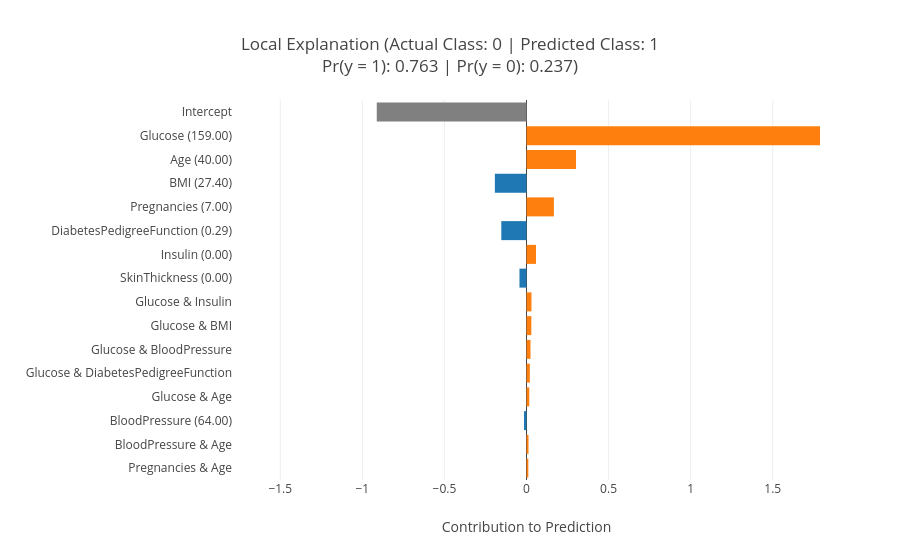
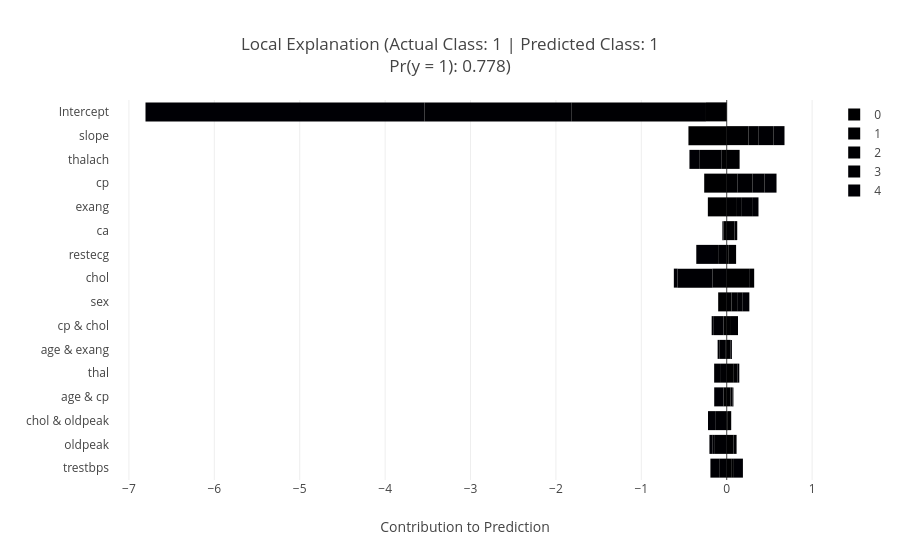
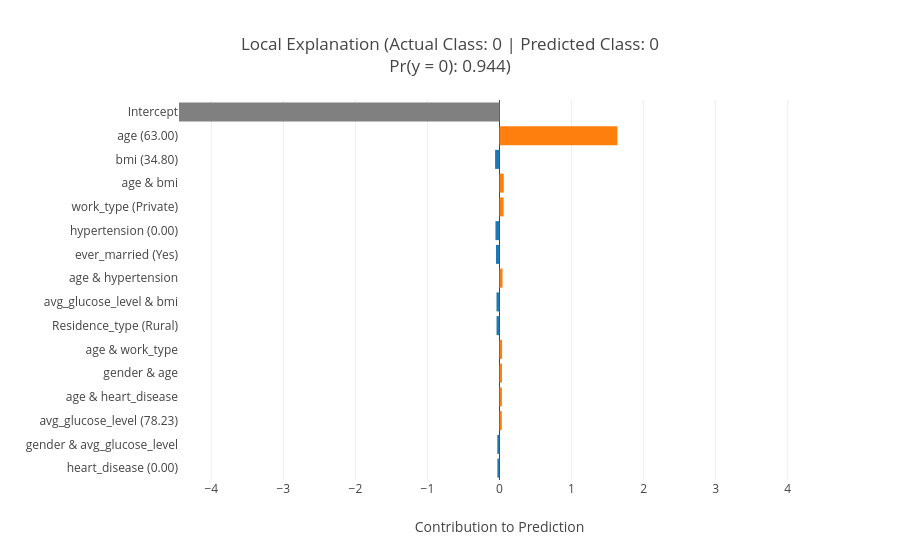

Notebook code cell kept with these figures, in order:
### Code cell
from interpret import show

print("🎯 Generating Local Explanation plots (Individual Diagnostic Reason)...")
print("-" * 60)

for name, model in trained_models.items():
    # 1. Prepare the data for a single patient (First row of test set)
    X_test = split_data[name]['X_test']
    y_test = split_data[name]['y_test']
    
    # We take the first instance [0] as an example
    # You can change '0' to any index to see different patients
    sample_idx = 0
    X_instance = X_test.iloc[[sample_idx]]
    y_instance = y_test.iloc[[sample_idx]]
    
    # 2. Generate the Local Explanation object
    ebm_local = model.explain_local(X_instance, y_instance, name=f"{name} Case Analysis")
    
    # 3. DIRECT VISUALIZATION (This creates the chart in your image)
    # visualize(0) means show the plot for the first (and only) person in this subset
    print(f"🏥 Dataset: {name} | Analyzing Patient #{sample_idx}")
    
    # This line renders the bar chart directly in your Jupyter cell
    ebm_local.visualize(0).show()
    
    print("-" * 60)

print("✅ All local case diagnostic charts have been generated.")

### Figure 1 — Plotly figure (JSON) as saved in the notebook; plotly's stock layout.template omitted (floating-point values rounded to 4 significant figures)
{"data": [{"marker": {"color": ["#ff7f0e", "#ff7f0e", "#1f77b4", "#ff7f0e", "#ff7f0e", "#ff7f0e", "#ff7f0e", "#ff7f0e", "#1f77b4", "#ff7f0e", "#1f77b4", "#ff7f0e", "#1f77b4", "#ff7f0e", "#ff7f0e", "#808080"]}, "orientation": "h", "type": "bar", "x": [0.01122, 0.01227, -0.01535, 0.01701, 0.02031, 0.02434, 0.02957, 0.03047, -0.04284, 0.05801, -0.1535, 0.1668, -0.1927, 0.3017, 1.788, -0.9122], "y": ["Pregnancies & Age", "BloodPressure & Age", "BloodPressure (64.00)", "Glucose & Age", "Glucose & DiabetesPedigreeFunction", "Glucose & BloodPressure", "Glucose & BMI", "Glucose & Insulin", "SkinThickness (0.00)", "Insulin (0.00)", "DiabetesPedigreeFunction (0.29)", "Pregnancies (7.00)", "BMI (27.40)", "Age (40.00)", "Glucose (159.00)", "Intercept"]}], "layout": {"title": {"text": "Local Explanation (Actual Class: 0 | Predicted Class: 1<br />Pr(y = 1): 0.763 | Pr(y = 0): 0.237)"}, "xaxis": {"range": [-1.788, 1.788], "title": {"text": "Contribution to Prediction"}}, "yaxis": {"automargin": true, "dtick": 1, "title": {"text": ""}}}}

### Figure 2 — Plotly figure (JSON) as saved in the notebook; plotly's stock layout.template omitted (floating-point values rounded to 4 significant figures)
{"data": [{"name": "0", "orientation": "h", "type": "bar", "x": [0.05223, 0.07965, 0.01242, -0.03812, 0.08307, -0.01023, -0.03749, -0.09998, 0.2626, 0.02378, -0.03759, -0.221, -0.2636, -0.0585, -0.4482, 0], "y": ["trestbps", "oldpeak", "chol & oldpeak", "age & cp", "thal", "age & exang", "cp & chol", "sex", "chol", "restecg", "ca", "exang", "cp", "thalach", "slope", ["Intercept"]]}, {"name": "1", "orientation": "h", "type": "bar", "x": [0.03173, 0.03601, 0.04019, 0.04326, 0.04492, 0.04591, 0.04984, 0.05589, 0.05902, 0.08609, 0.0916, 0.1198, 0.1281, 0.151, 0.2543, -0.2429], "y": ["trestbps", "oldpeak", "chol & oldpeak", "age & cp", "thal", "age & exang", "cp & chol", "sex", "chol", "restecg", "ca", "exang", "cp", "thalach", "slope", ["Intercept"]]}, {"name": "2", "orientation": "h", "type": "bar", "x": [-0.08798, -0.1388, -0.02017, 0.023, -0.06776, -0.07183, 0.08218, 0.06622, -0.1669, -0.09207, 0.03163, 0.04909, 0.1744, -0.1374, 0.1152, -1.577], "y": ["trestbps", "oldpeak", "chol & oldpeak", "age & cp", "thal", "age & exang", "cp & chol", "sex", "chol", "restecg", "ca", "exang", "cp", "thalach", "slope", ["Intercept"]]}, {"name": "3", "orientation": "h", "type": "bar", "x": [-0.1029, -0.0302, -0.1073, 0.01224, -0.07936, -0.02445, -0.114, 0.06557, -0.4096, -0.05684, -0.0003075, 0.1285, 0.139, -0.1197, 0.1797, -1.72], "y": ["trestbps", "oldpeak", "chol & oldpeak", "age & cp", "thal", "age & exang", "cp & chol", "sex", "chol", "restecg", "ca", "exang", "cp", "thalach", "slope", ["Intercept"]]}, {"name": "4", "orientation": "h", "type": "bar", "x": [0.1058, -0.03342, -0.09144, -0.1083, 0.0193, 0.01491, -0.0248, 0.0775, -0.04277, -0.2075, -0.01282, 0.07472, 0.1417, -0.1208, 0.1275, -3.266], "y": ["trestbps", "oldpeak", "chol & oldpeak", "age & cp", "thal", "age & exang", "cp & chol", "sex", "chol", "restecg", "ca", "exang", "cp", "thalach", "slope", ["Intercept"]]}], "layout": {"barmode": "relative", "title": {"text": "Local Explanation (Actual Class: 1 | Predicted Class: 1<br />Pr(y = 1): 0.778)"}, "xaxis": {"range": [[0.001184, 0.08674, 0.1663, 0.06791, -0.0001598, 0.04569, 0.04423, -0.1652, 0.2977, 0.2465, -0.07251, -0.1511, -0.3195, 0.2854, -0.2284, 6.806], [-0.001184, -0.08674, -0.1663, -0.06791, 0.0001598, -0.04569, -0.04423, 0.1652, -0.2977, -0.2465, 0.07251, 0.1511, 0.3195, -0.2854, 0.2284, -6.806]], "title": {"text": "Contribution to Prediction"}}, "yaxis": {"automargin": true, "dtick": 1, "title": {"text": ""}}}}

### Figure 3 — Plotly figure (JSON) as saved in the notebook; plotly's stock layout.template omitted (floating-point values rounded to 4 significant figures)
{"data": [{"marker": {"color": ["#1f77b4", "#1f77b4", "#ff7f0e", "#ff7f0e", "#ff7f0e", "#ff7f0e", "#1f77b4", "#1f77b4", "#ff7f0e", "#1f77b4", "#1f77b4", "#ff7f0e", "#ff7f0e", "#1f77b4", "#ff7f0e", "#808080"]}, "orientation": "h", "type": "bar", "x": [-0.02928, -0.03028, 0.03199, 0.03388, 0.03457, 0.03591, -0.04105, -0.0416, 0.04172, -0.04849, -0.0561, 0.05707, 0.05905, -0.06107, 1.636, -4.448], "y": ["heart_disease (0.00)", "gender & avg_glucose_level", "avg_glucose_level (78.23)", "age & heart_disease", "gender & age", "age & work_type", "Residence_type (Rural)", "avg_glucose_level & bmi", "age & hypertension", "ever_married (Yes)", "hypertension (0.00)", "work_type (Private)", "age & bmi", "bmi (34.80)", "age (63.00)", "Intercept"]}], "layout": {"title": {"text": "Local Explanation (Actual Class: 0 | Predicted Class: 0<br />Pr(y = 0): 0.944)"}, "xaxis": {"range": [-4.448, 4.448], "title": {"text": "Contribution to Prediction"}}, "yaxis": {"automargin": true, "dtick": 1, "title": {"text": ""}}}}
